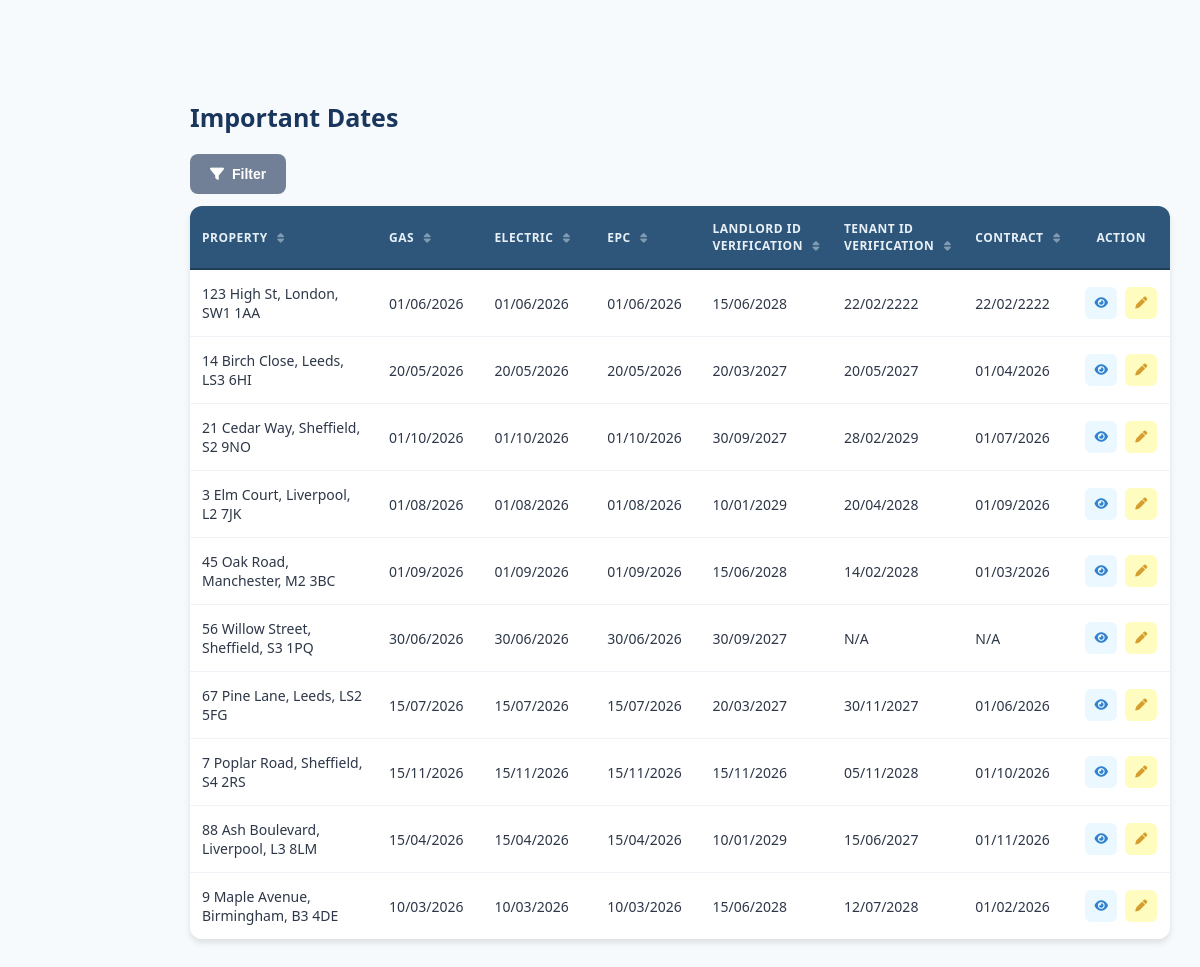
/important-dates.php (signed in), run on the app's committed database.
### tables this page shows
CREATE TABLE properties (
    property_id INTEGER PRIMARY KEY AUTOINCREMENT,
    property_address TEXT NOT NULL,
    property_type TEXT NOT NULL,
    monthly_rent REAL NOT NULL,
    landlord_id INTEGER NOT NULL,
    gas_cert_due TEXT NOT NULL,
    electric_cert_due TEXT NOT NULL,
    epc_due_date TEXT NOT NULL,
    landlord_id_expiry_date TEXT NOT NULL,
    room_count INTEGER NOT NULL,
    bathroom_count INTEGER NOT NULL,
    epc_rating TEXT NOT NULL CHECK (epc_rating IN ('A','B','C','D','E','F','G')),
    has_garden INTEGER NOT NULL CHECK (has_garden IN (0,1)),
    allowed_pets INTEGER NOT NULL CHECK (allowed_pets IN (0,1)),
    council_band TEXT NOT NULL CHECK (council_band IN ('A','B','C','D','E','F','G','H')),
    archived INTEGER NOT NULL CHECK (archived IN (0,1)),
    date_archived TEXT,
    FOREIGN KEY (landlord_id) REFERENCES landlords(landlord_id)
);

CREATE TABLE tenants (
    tenant_id INTEGER PRIMARY KEY AUTOINCREMENT,
    name TEXT NOT NULL,
    phone TEXT NOT NULL,
    email TEXT NOT NULL,
    id_type TEXT NOT NULL,
    id_number TEXT NOT NULL,
    id_expiry_date TEXT NOT NULL,
    contact_method TEXT NOT NULL DEFAULT 'email',
    archived INTEGER NOT NULL CHECK (archived IN (0,1)),
    date_archived TEXT
);

### important-dates.php (the view, shortened to what this page needs)
<?php
$dbPath = __DIR__ . '/database.db';
try {
    $pdo = new PDO('sqlite:' . $dbPath);
    $pdo->setAttribute(PDO::ATTR_ERRMODE, PDO::ERRMODE_EXCEPTION);
} catch (PDOException $e) {
    die('DB connection failed: ' . $e->getMessage());
}
$stmt = $pdo->query("
    SELECT
        p.property_id,
        p.property_address,
        p.gas_cert_due,
        p.electric_cert_due,
        p.epc_due_date,
        p.landlord_id_expiry_date AS landlord_id_expiry,
        t.id_expiry_date AS tenant_id_expiry,
        c.contract_end
    FROM properties p
    LEFT JOIN contracts c ON c.contract_id = (
        SELECT c2.contract_id
        FROM contracts c2
        WHERE c2.property_id = p.property_id
        ORDER BY c2.contract_end DESC
        LIMIT 1
    )
    LEFT JOIN tenants t ON t.tenant_id = c.tenant_id
    WHERE p.archived = 0
    ORDER BY p.property_address
");
$importantDates = $stmt->fetchAll(PDO::FETCH_ASSOC);
function formatDateValue($date) {
    if (empty($date)) {
        return 'N/A';
    }
    $timestamp = strtotime($date);
    return date('d/m/Y', $timestamp);
}
?>
<!DOCTYPE html>
<html lang="en">
<head>
    <link rel="stylesheet" href="https://cdnjs.cloudflare.com/ajax/libs/font-awesome/6.5.1/css/all.min.css">
    <link rel="stylesheet" href="style.css">
    <link rel="stylesheet" href="tables.css">
</head>
<body onload="CallNavbar(); loadModals();">
    <main class="main-content">
        <h1 class="page-title">Important Dates</h1>
        <div class="main-container">
            <div class="controls-row">
                <button class="btn-filter-toggle" id="filterToggle" onclick="toggleFilter()">
                    <i class="fa-solid fa-filter"></i> Filter
                </button>
                <div class="table-container">
                    <div class="table-wrapper">
                        <table id="importantDatesTable">
                            <thead>
                                <tr>
                                    <th class="sortable col-property" onclick="sortTable('property', this)">
                                        Property <i class="fa-solid fa-sort sort-icon"></i>
                                    </th>
                                    <th class="sortable col-gas" onclick="sortTable('gas', this)">
                                        Gas <i class="fa-solid fa-sort sort-icon"></i>
                                    </th>
                                    <th class="sortable col-electric" onclick="sortTable('electric', this)">
                                        Electric <i class="fa-solid fa-sort sort-icon"></i>
                                    </th>
                                    <th class="sortable col-epc" onclick="sortTable('epc', this)">
                                        EPC <i class="fa-solid fa-sort sort-icon"></i>
                                    </th>
                                    <th class="sortable col-idlandlord" onclick="sortTable('idlandlord', this)">
                                        Landlord Id <br>Verification <i class="fa-solid fa-sort sort-icon"></i>
                                    </th>
                                    <th class="sortable col-idtenant" onclick="sortTable('idtenant', this)">
                                        Tenant Id <br>Verification <i class="fa-solid fa-sort sort-icon"></i>
                                    </th>
                                    <th class="sortable col-contract" onclick="sortTable('contract', this)">
                                        Contract <i class="fa-solid fa-sort sort-icon"></i>
                                    </th>
                                    <th class="col-action">Action</th>
                                </tr>
                            </thead>
                            <tbody id="tableBody">
                                <?php foreach ($importantDates as $row): ?>
                                <tr data-property="<?= strtolower(htmlspecialchars($row['property_address'] ?? '')) ?>"
                                    data-gas="<?= htmlspecialchars($row['gas_cert_due'] ?? '') ?>"
                                    data-electric="<?= htmlspecialchars($row['electric_cert_due'] ?? '') ?>"
                                    data-epc="<?= htmlspecialchars($row['epc_due_date'] ?? '') ?>"
                                    data-idlandlord="<?= htmlspecialchars($row['landlord_id_expiry'] ?? '') ?>"
                                    data-idtenant="<?= htmlspecialchars($row['tenant_id_expiry'] ?? '') ?>"
                                    data-contract="<?= htmlspecialchars($row['contract_end'] ?? '') ?>">
                                    <td class="property-name"><?= htmlspecialchars($row['property_address'] ?? 'N/A') ?>
                                    </td>
                                    <td class="gas-date">
                                        <?= htmlspecialchars(formatDateValue($row['gas_cert_due'] ?? null)) ?></td>
                                    <td class="electric-date">
                                        <?= htmlspecialchars(formatDateValue($row['electric_cert_due'] ?? null)) ?></td>
                                    <td class="epc-date">
                                        <?= htmlspecialchars(formatDateValue($row['epc_due_date'] ?? null)) ?></td>
                                    <td class="landlord-id-ver">
                                        <?= htmlspecialchars(formatDateValue($row['landlord_id_expiry'] ?? null)) ?>
                                    </td>
                                    <td class="tenant-id-ver">
                                        <?= htmlspecialchars(formatDateValue($row['tenant_id_expiry'] ?? null)) ?></td>
                                    <td class="contract-enddate">
                                        <?= htmlspecialchars(formatDateValue($row['contract_end'] ?? null)) ?></td>
                                    <td>
                                        <div class="action-buttons">
                                            <button class="action-btn action-btn-view" title="View"
                                                onclick="actionbtn.viewImportantDate(this)">
                                                <i class="fa-solid fa-eye"></i>
                                            </button>
                                            <?php if (in_array($_SESSION['role'], ['admin', 'agent'])): ?>
                                            <button class="action-btn action-btn-edit" title="Edit"
                                                onclick="editImportantDate(this)">
                                                <i class="fa-solid fa-pen"></i>
                                            </button>
                                            <?php endif; ?>
                                        </div>
                                    </td>
                                </tr>
                                <?php endforeach; ?>
                            </tbody>
                        </table>
                    </div>
                </div>
            </div>
    </main>
</body>
</html>

### style.css (style rules this page uses)
body { font-family: "Segoe UI", Tahoma, Geneva, Verdana, sans-serif; background: #f7fafc; color: #2d3748; min-height: 100vh; }
* { margin: 0; padding: 0; box-sizing: border-box; cursor: default; }
.main-content { margin-top: 70px; margin-left: 160px; padding: 30px; min-height: calc(100vh - 70px); max-width: calc(100vw - 160px); overflow-x: hidden; }
.page-title { font-size: 25px; font-weight: 700; color: #1a365d; margin-bottom: 20px; }

### tables.css (style rules this page uses)
.main-container { width: 100%; max-width: 100%; margin: 0 auto; }
.controls-row { display: flex; align-items: center; gap: 12px; margin-bottom: 20px; flex-wrap: wrap; }
.btn-filter-toggle { background: #718096; color: #ffffff; border: none; padding: 12px 20px; border-radius: 8px; font-size: 14px; font-weight: 600; cursor: pointer; transition: all 0.3s ease; display: flex; align-items: center; gap: 8px; white-space: nowrap; }
.table-container { background: #ffffff; border-radius: 12px; box-shadow: 0 4px 6px rgba(0, 0, 0, 0.1); overflow: hidden; }
.table-wrapper { overflow-x: auto; }
table { width: 100%; border-collapse: collapse; min-width: 100%; }
table thead { background: #2d567a; }
table th { padding: 14px 12px; text-align: left; font-size: 12px; font-weight: 600; color: #e8f0f7; text-transform: uppercase; letter-spacing: 0.5px; border-bottom: 2px solid #1e3f5a; white-space: nowrap; }
table th.sortable { cursor: pointer; user-select: none; transition: background 0.2s ease; }
table th.sortable i { margin-left: 6px; font-size: 11px; opacity: 0.45; transition: opacity 0.2s ease, color 0.2s ease; }
table tbody tr { transition: background 0.15s ease; border-bottom: 1px solid #f0f4f8; cursor: pointer; }
table tbody tr:last-child { border-bottom: none; }
table td { padding: 14px 12px; font-size: 14px; color: #2d3748; vertical-align: middle; }
.action-buttons { display: flex; gap: 8px; justify-content: center; }
.action-btn { width: 32px; height: 32px; border: none; border-radius: 6px; cursor: pointer; display: flex; align-items: center; justify-content: center; transition: all 0.2s ease; font-size: 12px; position: relative; z-index: 1; }
.action-btn-view { background: #ebf8ff; color: #3182ce; }
.action-btn-edit { background: #fefcbf; color: #d69e2e; }
@media (max-width: 1200px) { .controls-row { flex-wrap: wrap; } }

### important-dates.php (style rules this page uses)
.col-property { width: 22%; }
.col-gas { width: 11%; }
.col-electric { width: 12%; }
.col-epc { width: 11%; }
.col-idlandlord { width: 12%; }
.col-idtenant { width: 11%; }
.col-contract { width: 11%; }
.col-action { width: 10%; text-align: center; }

### data on the page
properties: property_address "123 High St, London, SW1 1AA", gas_cert_due "01/06/2026", electric_cert_due "01/06/2026", epc_due_date "01/06/2026", landlord_id_expiry_date "15/06/2028", tenants.id_expiry_date "22/02/2222", contract_end "22/02/2222"
properties: property_address "14 Birch Close, Leeds, LS3 6HI", gas_cert_due "20/05/2026", electric_cert_due "20/05/2026", epc_due_date "20/05/2026", landlord_id_expiry_date "20/03/2027", tenants.id_expiry_date "20/05/2027", contract_end "01/04/2026"
properties: property_address "21 Cedar Way, Sheffield, S2 9NO", gas_cert_due "01/10/2026", electric_cert_due "01/10/2026", epc_due_date "01/10/2026", landlord_id_expiry_date "30/09/2027", tenants.id_expiry_date "28/02/2029", contract_end "01/07/2026"
properties: property_address "3 Elm Court, Liverpool, L2 7JK", gas_cert_due "01/08/2026", electric_cert_due "01/08/2026", epc_due_date "01/08/2026", landlord_id_expiry_date "10/01/2029", tenants.id_expiry_date "20/04/2028", contract_end "01/09/2026"
properties: property_address "45 Oak Road, Manchester, M2 3BC", gas_cert_due "01/09/2026", electric_cert_due "01/09/2026", epc_due_date "01/09/2026", landlord_id_expiry_date "15/06/2028", tenants.id_expiry_date "14/02/2028", contract_end "01/03/2026"
properties: property_address "56 Willow Street, Sheffield, S3 1PQ", gas_cert_due "30/06/2026", electric_cert_due "30/06/2026", epc_due_date "30/06/2026", landlord_id_expiry_date "30/09/2027", tenant_id_expiry "N/A", contract_end "N/A"
properties: property_address "67 Pine Lane, Leeds, LS2 5FG", gas_cert_due "15/07/2026", electric_cert_due "15/07/2026", epc_due_date "15/07/2026", landlord_id_expiry_date "20/03/2027", tenants.id_expiry_date "30/11/2027", contract_end "01/06/2026"
properties: property_address "7 Poplar Road, Sheffield, S4 2RS", gas_cert_due "15/11/2026", electric_cert_due "15/11/2026", epc_due_date "15/11/2026", landlord_id_expiry_date "15/11/2026", tenants.id_expiry_date "05/11/2028", contract_end "01/10/2026"
properties: property_address "88 Ash Boulevard, Liverpool, L3 8LM", gas_cert_due "15/04/2026", electric_cert_due "15/04/2026", epc_due_date "15/04/2026", landlord_id_expiry_date "10/01/2029", tenants.id_expiry_date "15/06/2027", contract_end "01/11/2026"
properties: property_address "9 Maple Avenue, Birmingham, B3 4DE", gas_cert_due "10/03/2026", electric_cert_due "10/03/2026", epc_due_date "10/03/2026", landlord_id_expiry_date "15/06/2028", tenants.id_expiry_date "12/07/2028", contract_end "01/02/2026"
